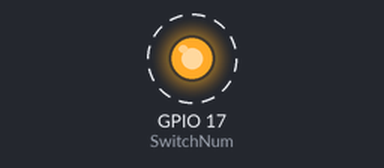
The program below on a simulated Raspberry Pi (BCM pin numbers). Shown: output pins drawn as LEDs (lit = HIGH). Dashed ring = blinking. What the program prints to the terminal is not drawn. At 10.0 s the program stops and its outputs stay as they are.

Above: at 0.2 s.
Timing chart, 0 to 3.0 s (numbered marks = the images above):
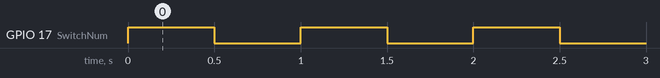

The program:

fast_switch.py
```python
import RPi.GPIO as GPIO
import time

GPIO.cleanup()
GPIO.setmode(GPIO.BCM)

pinList = [17, 18, 27, 22, 23, 24, 25, 4]
SleepTimeL = .5
SwitchNum = 17

GPIO.setup(SwitchNum, GPIO.OUT)
GPIO.output(SwitchNum, False)


try:
	for i in range(0,10):
		GPIO.output(SwitchNum, True)
		print "Count: " + str(i)
		time.sleep(SleepTimeL)
		GPIO.output(17, False)
		time.sleep(SleepTimeL)

	GPIO.cleanup()
	print "Good bye!"

# End program cleanly with keyboard
except KeyboardInterrupt:
	print "  Quit"
	GPIO.cleanup()
```

Measured:
- by itself, GPIO 17 (SwitchNum): alternates HIGH for 0.50 s and LOW for 0.50 s, 20 changes in all, then stays LOW
